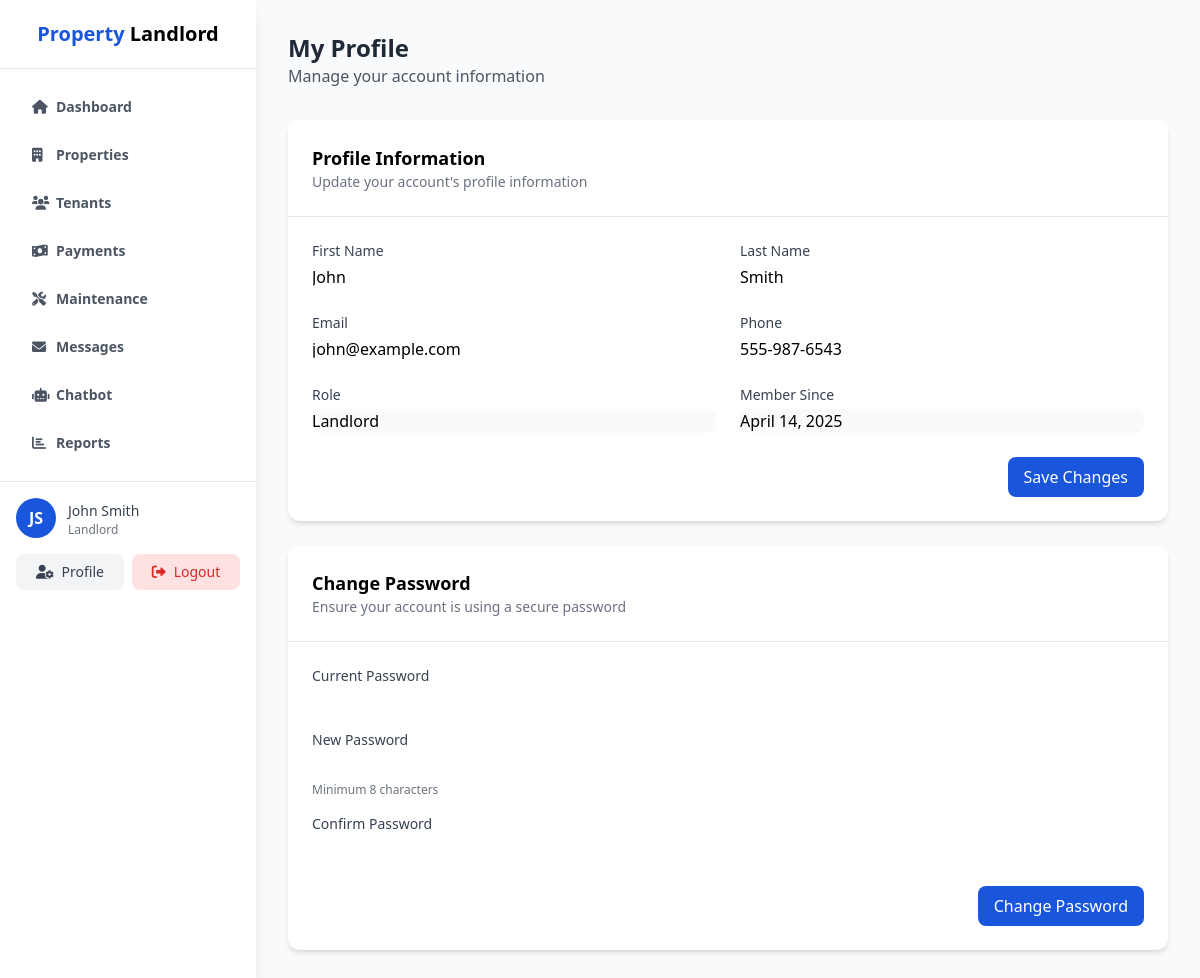
The app's page /admin/profile.php (signed in) with its own data.
### tables this page shows
CREATE TABLE IF NOT EXISTS users (
    user_id INT AUTO_INCREMENT PRIMARY KEY,
    email VARCHAR(100) UNIQUE NOT NULL,
    password VARCHAR(255) NOT NULL,
    first_name VARCHAR(50) NOT NULL,
    last_name VARCHAR(50) NOT NULL,
    phone VARCHAR(20),
    role ENUM('landlord', 'tenant') NOT NULL,
    created_at TIMESTAMP DEFAULT CURRENT_TIMESTAMP,
    updated_at TIMESTAMP DEFAULT CURRENT_TIMESTAMP ON UPDATE CURRENT_TIMESTAMP
);

### admin/profile.php (the view, shortened to what this page needs)
<?php
require_once '../includes/functions.php';
$userId = $_SESSION['user_id'];
$stmt = $pdo->prepare("
    SELECT * FROM users
    WHERE user_id = :userId
");
$stmt->execute(['userId' => $userId]);
$user = $stmt->fetch();
?>
<!DOCTYPE html>
<html lang="en">
<head>
    <script src="https://cdn.tailwindcss.com"></script>
    <link rel="stylesheet" href="https://cdnjs.cloudflare.com/ajax/libs/font-awesome/6.0.0/css/all.min.css">
</head>
<body class="bg-gray-50">
    <?php include 'admin_sidebar.php'; ?>
    <div class="ml-64 p-8">
        <div class="mb-8">
            <h2 class="text-2xl font-bold text-gray-800">My Profile</h2>
            <p class="text-gray-600">Manage your account information</p>
        </div>
        <div class="bg-white rounded-xl shadow-md overflow-hidden mb-6">
            <div class="p-6 border-b">
                <h3 class="text-lg font-semibold">Profile Information</h3>
                <p class="text-sm text-gray-500">Update your account's profile information</p>
            </div>
            <div class="p-6">
                <form method="POST" action="profile.php">
                    <div class="grid grid-cols-1 md:grid-cols-2 gap-6">
                        <div>
                            <label for="first_name" class="block text-sm font-medium text-gray-700 mb-1">First Name</label>
                            <input
                                type="text"
                                id="first_name"
                                name="first_name"
                                value="<?php echo htmlspecialchars($user['first_name']); ?>"
                                class="w-full rounded-lg border-gray-300 focus:border-primary focus:ring-primary"
                                required
                            >
                        </div>
                        <div>
                            <label for="last_name" class="block text-sm font-medium text-gray-700 mb-1">Last Name</label>
                            <input
                                type="text"
                                id="last_name"
                                name="last_name"
                                value="<?php echo htmlspecialchars($user['last_name']); ?>"
                                class="w-full rounded-lg border-gray-300 focus:border-primary focus:ring-primary"
                                required
                            >
                        </div>
                        <div>
                            <label for="email" class="block text-sm font-medium text-gray-700 mb-1">Email</label>
                            <input
                                type="email"
                                id="email"
                                name="email"
                                value="<?php echo htmlspecialchars($user['email']); ?>"
                                class="w-full rounded-lg border-gray-300 focus:border-primary focus:ring-primary"
                                required
                            >
                        </div>
                        <div>
                            <label for="phone" class="block text-sm font-medium text-gray-700 mb-1">Phone</label>
                            <input
                                type="tel"
                                id="phone"
                                name="phone"
                                value="<?php echo htmlspecialchars($user['phone'] ?? ''); ?>"
                                class="w-full rounded-lg border-gray-300 focus:border-primary focus:ring-primary"
                            >
                        </div>
                        <div>
                            <label for="role" class="block text-sm font-medium text-gray-700 mb-1">Role</label>
                            <input
                                type="text"
                                id="role"
                                value="<?php echo ucfirst(htmlspecialchars($user['role'])); ?>"
                                class="w-full rounded-lg border-gray-300 bg-gray-50"
                                readonly
                            >
                        </div>
                        <div>
                            <label for="created_at" class="block text-sm font-medium text-gray-700 mb-1">Member Since</label>
                            <input
                                type="text"
                                id="created_at"
                                value="<?php echo date('F j, Y', strtotime($user['created_at'])); ?>"
                                class="w-full rounded-lg border-gray-300 bg-gray-50"
                                readonly
                            >
                        </div>
                    </div>
                    <div class="flex justify-end mt-6">
                        <button
                            type="submit"
                            name="update_profile"
                            class="px-4 py-2 bg-primary text-white rounded-lg hover:bg-blue-700"
                        >
                            Save Changes
                        </button>
                    </div>
                </form>
            </div>
        </div>
        <div class="bg-white rounded-xl shadow-md overflow-hidden">
            <div class="p-6 border-b">
                <h3 class="text-lg font-semibold">Change Password</h3>
                <p class="text-sm text-gray-500">Ensure your account is using a secure password</p>
            </div>
            <div class="p-6">
                <form method="POST" action="profile.php">
                    <div class="space-y-4">
                        <div>
                            <label for="current_password" class="block text-sm font-medium text-gray-700 mb-1">Current Password</label>
                            <input
                                type="password"
                                id="current_password"
                                name="current_password"
                                class="w-full rounded-lg border-gray-300 focus:border-primary focus:ring-primary"
                                required
                            >
                        </div>
                        <div>
                            <label for="new_password" class="block text-sm font-medium text-gray-700 mb-1">New Password</label>
                            <input
                                type="password"
                                id="new_password"
                                name="new_password"
                                class="w-full rounded-lg border-gray-300 focus:border-primary focus:ring-primary"
                                required
                                minlength="8"
                            >
                            <p class="text-xs text-gray-500 mt-1">Minimum 8 characters</p>
                        </div>
                        <div>
                            <label for="confirm_password" class="block text-sm font-medium text-gray-700 mb-1">Confirm Password</label>
                            <input
                                type="password"
                                id="confirm_password"
                                name="confirm_password"
                                class="w-full rounded-lg border-gray-300 focus:border-primary focus:ring-primary"
                                required
                                minlength="8"
                            >
                        </div>
                    </div>
                    <div class="flex justify-end mt-6">
                        <button
                            type="submit"
                            name="change_password"
                            class="px-4 py-2 bg-primary text-white rounded-lg hover:bg-blue-700"
                        >
                            Change Password
                        </button>
                    </div>
                </form>
            </div>
        </div>
    </div>
</body>
</html>

### records on screen
users: first_name "John", last_name "Smith", email "john@example.com", phone "555-987-6543", role "Landlord", created_at "April 14, 2025"

### other values on screen
substr($_SESSION['first_name'], 0, 1) "J"
substr($_SESSION['last_name'], 0, 1) "S"
$_SESSION['first_name'] . ' ' . $_SESSION['last_name'] "John Smith"
$_SESSION['role'] "Landlord"
